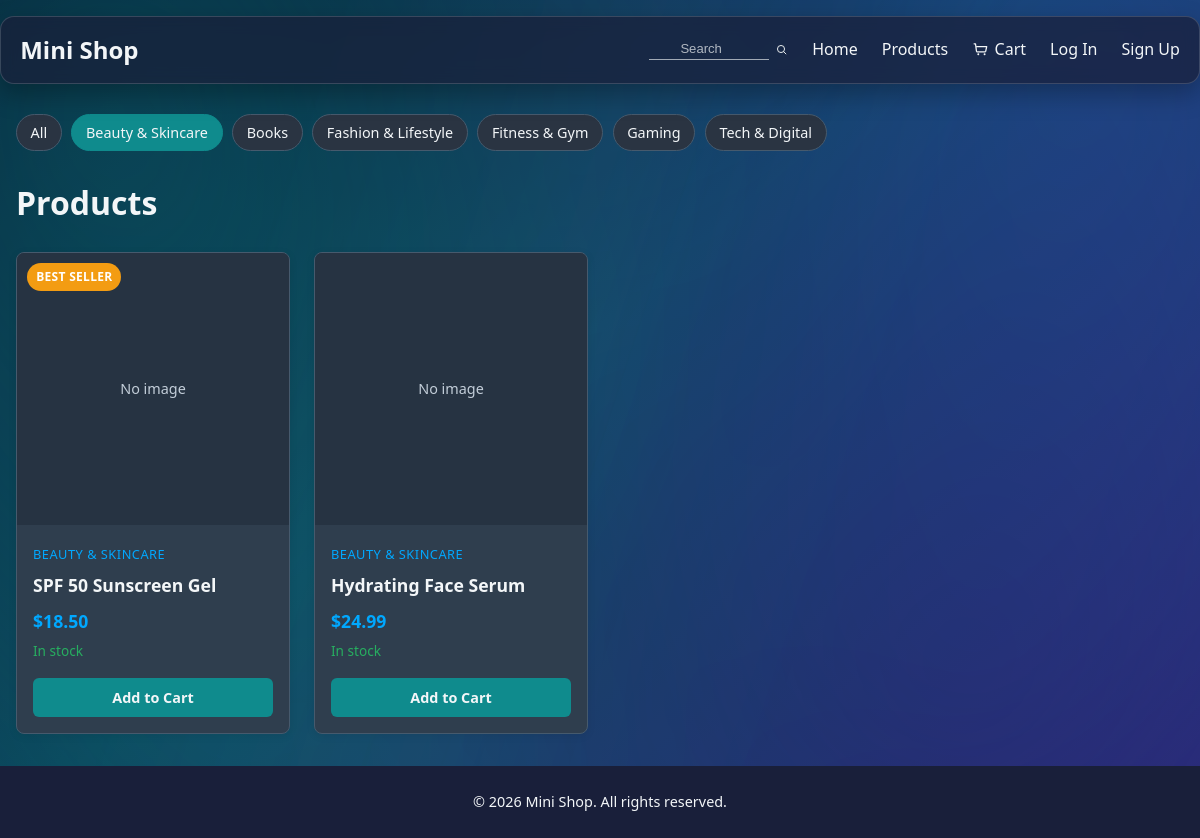
Screenshot of /products/?category=beauty-skincare with the database file from the repository.
### products/models.py (models this page shows, shortened)
class Category(models.Model):
    name = models.CharField(max_length=100)
    slug = models.SlugField(unique=True)
    class Meta:
        verbose_name_plural = 'Categories'

class Product(models.Model):
    name = models.CharField(max_length=200)
    slug = models.SlugField(unique=True)
    description = models.TextField(blank=True)
    price = models.DecimalField(max_digits=10, decimal_places=2)
    image = models.ImageField(upload_to='products/', blank=True, null=True)
    category = models.ForeignKey(
        Category, on_delete=models.SET_NULL, null=True, blank=True, related_name='products'
    )
    in_stock = models.BooleanField(default=True)
    is_bestseller = models.BooleanField(default=False)
    created_at = models.DateTimeField(auto_now_add=True)
    updated_at = models.DateTimeField(auto_now=True)
    class Meta:
        ordering = ['-created_at']

### products/views.py (the view)
# urls.py: path('', views.product_list, name='product_list'),
def product_list(request):
    categories = Category.objects.filter(products__isnull=False).distinct().order_by("name")
    selected_category_slug = request.GET.get("category", "").strip()
    search_query = request.GET.get("q", "").strip()
    products = Product.objects.select_related("category")
    if selected_category_slug:
        products = products.filter(category__slug=selected_category_slug)
    if search_query:
        products = products.filter(
            Q(name__icontains=search_query)
            | Q(description__icontains=search_query)
            | Q(category__name__icontains=search_query)
        )
    context = {
        "products": products,
        "categories": categories,
        "selected_category_slug": selected_category_slug,
        "search_query": search_query,
    }
    return render(request, "product_list.html", context)

### cart/context_processors.py (called while the page is built)
def cart_count(request):
    cart = request.session.get('cart') or {}
    total_items = sum(cart.values())
    cart_bounce = request.session.pop('cart_bounce', False)
    return {
        'cart_item_count': total_items,
        'cart_bounce': cart_bounce,
    }

### templates/product_list.html (shortened to what this page needs)
{% extends 'base.html' %}
{% load static %}
{% block content %}
<div class="container">
    <div class="category-strip" aria-label="Product categories">
        <a href="{% url 'products:product_list' %}{% if search_query %}?q={{ search_query|urlencode }}{% endif %}" class="category-chip {% if not selected_category_slug %}active{% endif %}">All</a>
        {% for category in categories %}
            <a href="{% url 'products:product_list' %}?category={{ category.slug }}{% if search_query %}&q={{ search_query|urlencode }}{% endif %}" class="category-chip {% if selected_category_slug == category.slug %}active{% endif %}">
                {{ category.name }}
            </a>
        {% endfor %}
    </div>
    <h1 class="page-title">Products</h1>
    <div id="product-list-shell" class="product-list-shell products-loading">
        <div class="product-grid product-grid-content">
            {% for product in products %}
                <div class="product-card">
                    <a href="{% url 'products:product_detail' product.slug %}" class="product-card-link">
                        <div class="product-card-image">
                            {% if product.is_bestseller %}
                                <span class="product-badge">Best Seller</span>
                            {% endif %}
                            {% if product.image %}
                                <img src="{{ product.image.url }}" alt="{{ product.name }}">
                            {% else %}
                                <div class="product-card-placeholder">No image</div>
                            {% endif %}
                        </div>
                        <div class="product-card-body">
                            {% if product.category %}
                                <span class="product-card-category">{{ product.category.name }}</span>
                            {% endif %}
                            <h3 class="product-card-title">{{ product.name }}</h3>
                            <p class="product-card-price">${{ product.price }}</p>
                            {% if product.in_stock %}
                                <p class="product-card-stock in-stock">In stock</p>
                            {% else %}
                                <p class="product-card-stock out-of-stock">Out of stock</p>
                            {% endif %}
                        </div>
                    </a>
                    {% if product.in_stock %}
                        <a href="{% url 'cart:add_to_cart' product.id %}" class="btn btn-add-cart">Add to Cart</a>
                    {% else %}
                        <span class="btn btn-add-cart btn-disabled" aria-disabled="true">Out of stock</span>
                    {% endif %}
                </div>
            {% endfor %}
        </div>
    </div>
</div>
{% endblock %}

### rows the page displays
Category: name "Beauty & Skincare"
Category: name "Books"
Category: name "Fashion & Lifestyle"
Category: name "Fitness & Gym"
Category: name "Gaming"
Category: name "Tech & Digital"
Product: is_bestseller "BEST SELLER", image "No image", category.name "BEAUTY & SKINCARE", name "SPF 50 Sunscreen Gel", price "18.50", in_stock "In stock"
Product: image "No image", category.name "BEAUTY & SKINCARE", name "Hydrating Face Serum", price "24.99", in_stock "In stock"
